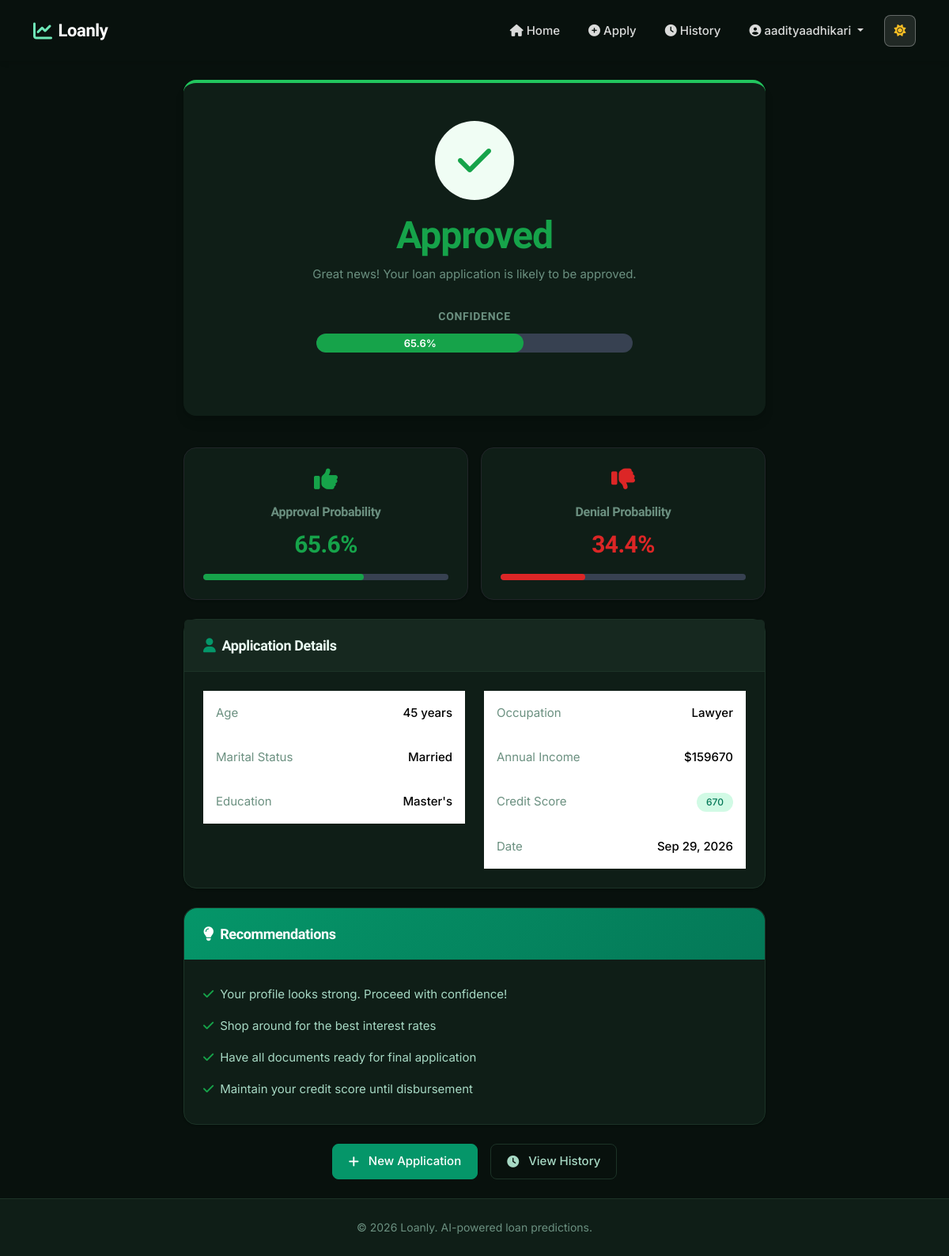
/result/13/ (signed in), run on the app's committed database.
### prediction/models.py (models this page shows, shortened)
class LoanPrediction(models.Model):
    EDUCATION_CHOICES = [
        ('High School', 'High School'),
        ("Associate's", "Associate's"),
        ("Bachelor's", "Bachelor's"),
        ("Master's", "Master's"),
        ('Doctoral', 'Doctoral'),
    ]
    MARITAL_CHOICES = [
        ('Single', 'Single'),
        ('Married', 'Married'),
    ]
    OCCUPATION_CHOICES = [
        (o, o) for o in [
            'Accountant', 'Analyst', 'Architect', 'Banker', 'Chef', 'Consultant',
            'Designer', 'Doctor', 'Engineer', 'IT', 'Lawyer', 'Manager',
            'Marketing', 'Nurse', 'Pharmacist', 'Researcher', 'Sales',
            'Student', 'Teacher', 'Writer',
        ]
    ]
    user = models.ForeignKey(User, on_delete=models.CASCADE,
                             related_name='predictions', null=True, blank=True)
    age = models.IntegerField()
    occupation = models.CharField(max_length=50, choices=OCCUPATION_CHOICES)
    education_level = models.CharField(max_length=20, choices=EDUCATION_CHOICES)
    marital_status = models.CharField(max_length=10, choices=MARITAL_CHOICES)
    income = models.DecimalField(max_digits=12, decimal_places=2)
    credit_score = models.IntegerField()
    prediction_result = models.CharField(max_length=20, default='PENDING')
    approval_probability = models.FloatField(default=0.0)
    denial_probability = models.FloatField(default=0.0)
    confidence = models.FloatField(default=0.0)
    created_at = models.DateTimeField(auto_now_add=True)
    class Meta:
        ordering = ['-created_at']
        verbose_name = 'Loan Prediction'
        verbose_name_plural = 'Loan Predictions'

### prediction/views.py (the view)
# urls.py: path('result/<int:pk>/', views.prediction_result, name='prediction_result'),
@login_required
def prediction_result(request, pk):
    try:
        prediction = LoanPrediction.objects.get(pk=pk, user=request.user)
    except LoanPrediction.DoesNotExist:
        messages.error(request, "Prediction not found")
        return redirect('home')
    try:
        explanation = explain_prediction(
            age=prediction.age,
            occupation=prediction.occupation,
            education_level=prediction.education_level,
            marital_status=prediction.marital_status,
            income=prediction.income,
            credit_score=prediction.credit_score,
        )
    except Exception:
        explanation = []  # the page still works without the explanation
    return render(request, 'prediction/result.html', {
        'prediction': prediction,
        'explanation': explanation,
    })

### prediction/services.py (called while the page is built, shortened)
def explain_prediction(age, occupation, education_level, marital_status, income,
                       credit_score, top_n=4, min_effect=0.05):
    pipe = get_pipeline()
    clf = pipe.named_steps["clf"]
    if clf.__class__.__name__ != "XGBClassifier":
        return []

### templates/prediction/result.html (shortened to what this page needs)
{% extends 'base.html' %}
{% load static %}
{% block content %}
<div class="row justify-content-center fade-in">
    <div class="col-lg-8">
        <div class="card shadow-lg result-card {% if prediction.prediction_result == 'APPROVED' %}result-approved{% else %}result-denied{% endif %}">
            <div class="card-body py-5">
                {% if prediction.prediction_result == 'APPROVED' %}
                    <div class="result-icon approved">
                        <i class="fas fa-check"></i>
                    </div>
                    <h1 class="display-5 fw-bold text-success mb-2">Approved</h1>
                    <p class="text-muted">Great news! Your loan application is likely to be approved.</p>
                {% else %}
                    <div class="result-icon denied">
                        <i class="fas fa-times"></i>
                    </div>
                    <h1 class="display-5 fw-bold text-danger mb-2">Denied</h1>
                    <p class="text-muted">Your application may not be approved at this time.</p>
                {% endif %}
                <div class="confidence-score">
                    <h5>Confidence</h5>
                    <div class="progress" style="height: 24px;">
                        <div class="progress-bar {% if prediction.prediction_result == 'APPROVED' %}bg-success{% else %}bg-danger{% endif %}"
                             style="width: {{ prediction.confidence }}%;">
                            {{ prediction.confidence|floatformat:1 }}%
                        </div>
                    </div>
                </div>
            </div>
        </div>
        <div class="row mt-4 g-3">
            <div class="col-md-6">
                <div class="card h-100 border-success">
                    <div class="card-body text-center py-4">
                        <i class="fas fa-thumbs-up fa-2x text-success mb-3"></i>
                        <h6 class="text-muted mb-2">Approval Probability</h6>
                        <h2 class="text-success mb-3">{{ prediction.approval_probability|floatformat:1 }}%</h2>
                        <div class="progress" style="height: 8px;">
                            <div class="progress-bar bg-success" style="width: {{ prediction.approval_probability }}%"></div>
                        </div>
                    </div>
                </div>
            </div>
            <div class="col-md-6">
                <div class="card h-100 border-danger">
                    <div class="card-body text-center py-4">
                        <i class="fas fa-thumbs-down fa-2x text-danger mb-3"></i>
                        <h6 class="text-muted mb-2">Denial Probability</h6>
                        <h2 class="text-danger mb-3">{{ prediction.denial_probability|floatformat:1 }}%</h2>
                        <div class="progress" style="height: 8px;">
                            <div class="progress-bar bg-danger" style="width: {{ prediction.denial_probability }}%"></div>
                        </div>
                    </div>
                </div>
            </div>
        </div>
        <div class="card mt-4">
            <div class="card-header bg-light">
                <h5 class="mb-0">
                    <i class="fas fa-user me-2 text-primary"></i>Application Details
                </h5>
            </div>
            <div class="card-body">
                <div class="row">
                    <div class="col-md-6">
                        <table class="table table-borderless mb-0">
                            <tr>
                                <td class="text-muted">Age</td>
                                <td class="text-end fw-medium">{{ prediction.age }} years</td>
                            </tr>
                            <tr>
                                <td class="text-muted">Marital Status</td>
                                <td class="text-end fw-medium">{{ prediction.marital_status }}</td>
                            </tr>
                            <tr>
                                <td class="text-muted">Education</td>
                                <td class="text-end fw-medium">{{ prediction.education_level }}</td>
                            </tr>
                        </table>
                    </div>
                    <div class="col-md-6">
                        <table class="table table-borderless mb-0">
                            <tr>
                                <td class="text-muted">Occupation</td>
                                <td class="text-end fw-medium">{{ prediction.occupation }}</td>
                            </tr>
                            <tr>
                                <td class="text-muted">Annual Income</td>
                                <td class="text-end fw-medium">${{ prediction.income|floatformat:0 }}</td>
                            </tr>
                            <tr>
                                <td class="text-muted">Credit Score</td>
                                <td class="text-end">
                                    <span class="badge {% if prediction.credit_score >= 740 %}bg-success{% elif prediction.credit_score >= 670 %}bg-info{% elif prediction.credit_score >= 580 %}bg-warning{% else %}bg-danger{% endif %}">
                                        {{ prediction.credit_score }}
                                    </span>
                                </td>
                            </tr>
                            <tr>
                                <td class="text-muted">Date</td>
                                <td class="text-end fw-medium">{{ prediction.created_at|date:"M d, Y" }}</td>
                            </tr>
                        </table>
                    </div>
                </div>
            </div>
        </div>
        <div class="card mt-4">
            <div class="card-header bg-primary">
                <h5 class="mb-0 text-white">
                    <i class="fas fa-lightbulb me-2"></i>Recommendations
                </h5>
            </div>
            <div class="card-body">
                {% if prediction.prediction_result == 'APPROVED' %}
                    <ul class="list-unstyled mb-0">
                        <li><i class="fas fa-check text-success me-2"></i>Your profile looks strong. Proceed with confidence!</li>
                        <li><i class="fas fa-check text-success me-2"></i>Shop around for the best interest rates</li>
                        <li><i class="fas fa-check text-success me-2"></i>Have all documents ready for final application</li>
                        <li><i class="fas fa-check text-success me-2"></i>Maintain your credit score until disbursement</li>
                    </ul>
                {% endif %}
            </div>
        </div>
        <div class="d-flex gap-3 justify-content-center mt-4">
            <a href="{% url 'apply' %}" class="btn btn-primary">
                <i class="fas fa-plus me-1"></i>New Application
            </a>
            <a href="{% url 'prediction_history' %}" class="btn btn-outline-secondary">
                <i class="fas fa-clock me-1"></i>View History
            </a>
        </div>
    </div>
</div>
{% endblock %}

### templates/base.html (shortened to what this page needs)
<!DOCTYPE html>
<html lang="en" data-theme="dark">
<head>
    {% load static %}
    <link href="https://cdn.jsdelivr.net/npm/bootstrap@5.3.2/dist/css/bootstrap.min.css" rel="stylesheet">
    <link href="https://cdnjs.cloudflare.com/ajax/libs/font-awesome/6.4.2/css/all.min.css" rel="stylesheet">
    <link href="{% static 'css/style.css' %}?v=2" rel="stylesheet">
</head>
<body>
    <nav class="navbar navbar-expand-lg">
        <div class="container">
            <a class="navbar-brand" href="{% url 'home' %}">
                <i class="fas fa-chart-line"></i>Loanly
            </a>
            <div class="collapse navbar-collapse" id="navbarNav">
                <ul class="navbar-nav ms-auto align-items-center">
                    {% if user.is_authenticated %}
                        <li class="nav-item">
                            <a class="nav-link" href="{% url 'home' %}">
                                <i class="fas fa-home me-1"></i>Home
                            </a>
                        </li>
                        <li class="nav-item">
                            <a class="nav-link" href="{% url 'apply' %}">
                                <i class="fas fa-plus-circle me-1"></i>Apply
                            </a>
                        </li>
                        <li class="nav-item">
                            <a class="nav-link" href="{% url 'prediction_history' %}">
                                <i class="fas fa-clock me-1"></i>History
                            </a>
                        </li>
                        <li class="nav-item dropdown">
                            <a class="nav-link dropdown-toggle" href="#" id="userDropdown" role="button" data-bs-toggle="dropdown">
                                <i class="fas fa-user-circle me-1"></i>{{ user.username }}
                            </a>
                        </li>
                    {% endif %}
                    <li class="nav-item ms-2">
                        <button class="theme-toggle" id="themeToggle" title="Toggle theme">
                            <i class="fas fa-sun"></i>
                        </button>
                    </li>
                </ul>
            </div>
        </div>
    </nav>
    <main class="container py-4">
        {% block content %}{% endblock %}
    </main>
    <footer class="footer">
        <div class="container text-center">
            <span>© 2026 Loanly. AI-powered loan predictions.</span>
        </div>
    </footer>
</body>
</html>
</body>
</html>

### data on the page
LoanPrediction: confidence "65.6", approval_probability "65.6", denial_probability "34.4", age "45", marital_status "Married", education_level "Master's", occupation "Lawyer", income "159670", credit_score "670", created_at "Sep 29, 2026"

### other printed values
{{ user.username }} "aadityaadhikari"
